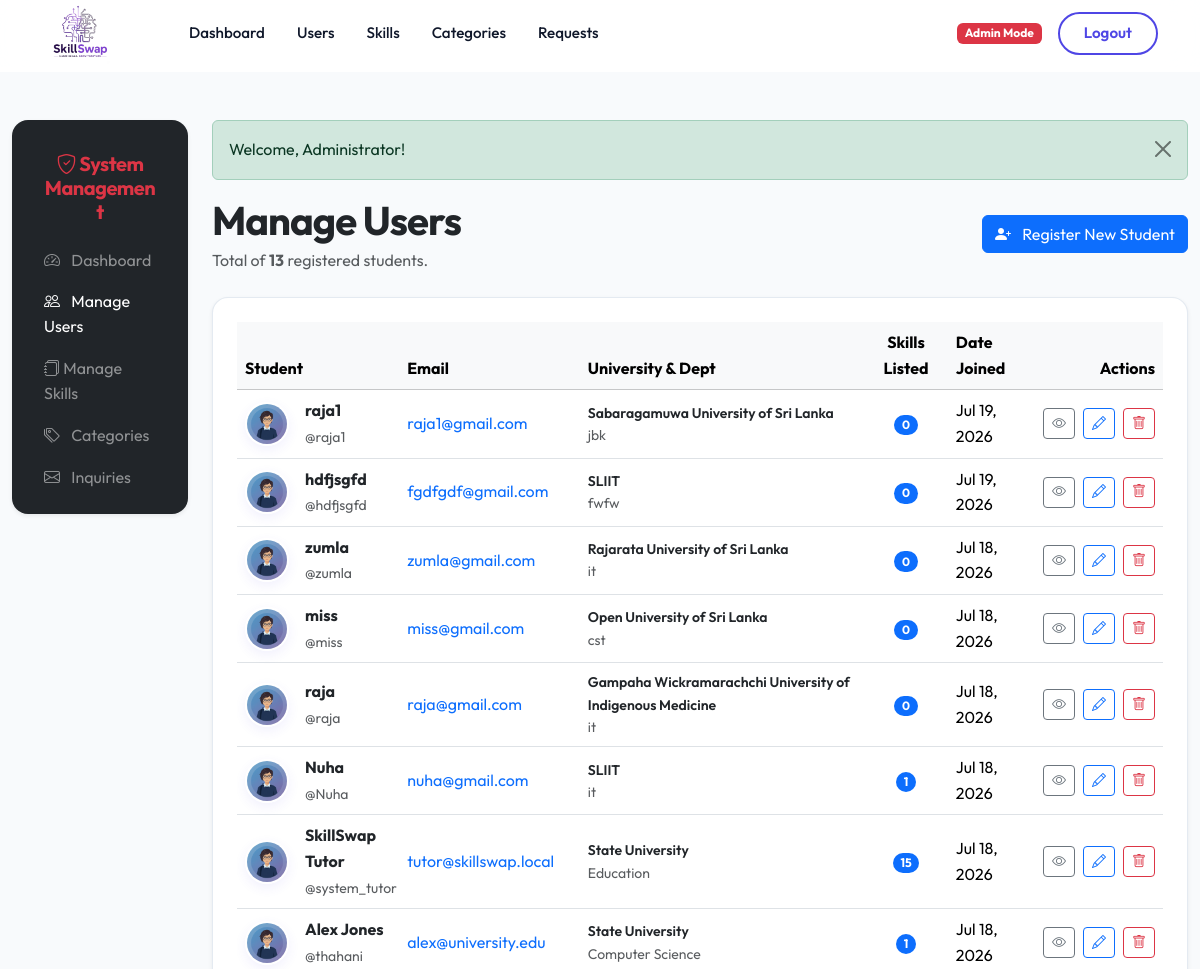
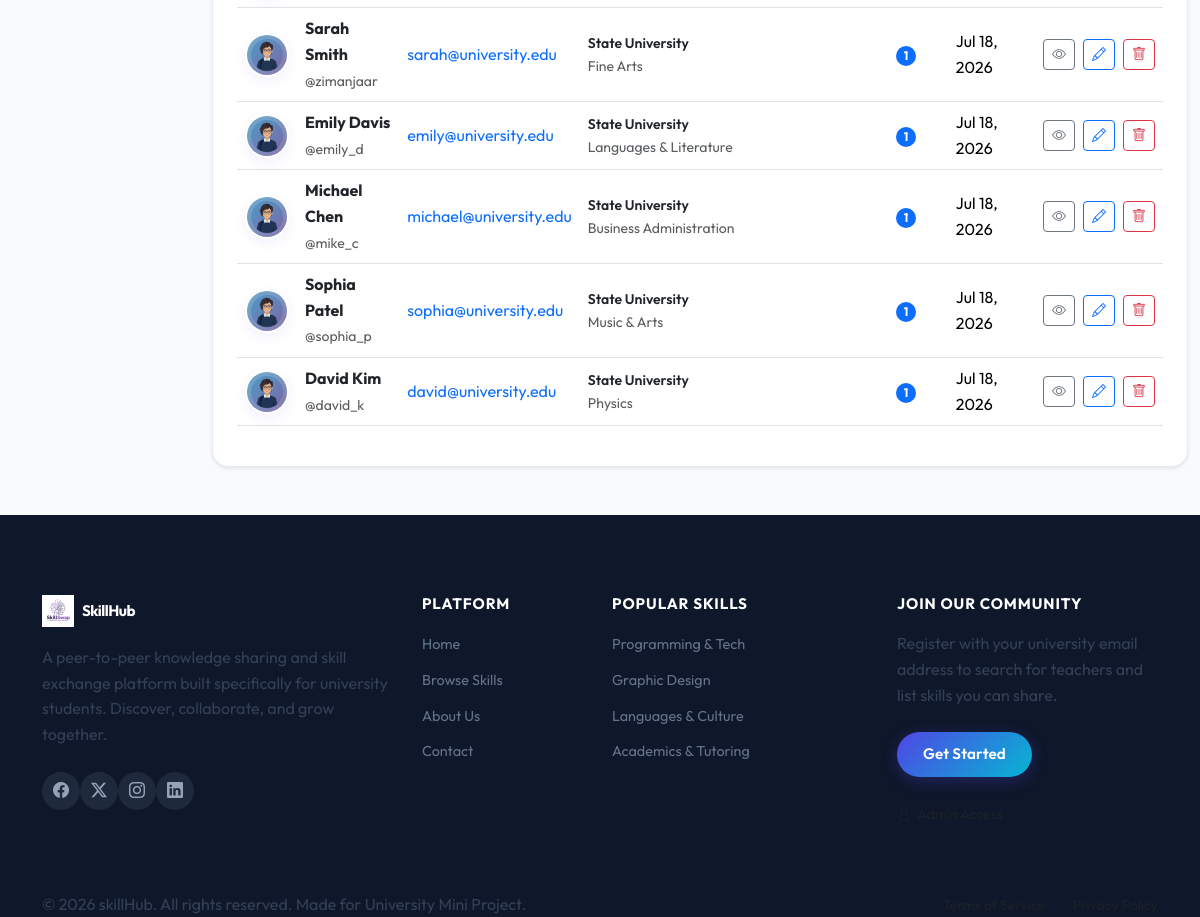
Page /admin/users.php (signed in) on the committed database (2 pictures, top to bottom).
### tables this page shows
CREATE TABLE `users` (
  `id` int(11) NOT NULL,
  `username` varchar(50) NOT NULL,
  `email` varchar(100) NOT NULL,
  `password` varchar(255) NOT NULL,
  `name` varchar(100) NOT NULL,
  `university` varchar(150) DEFAULT NULL,
  `department` varchar(150) DEFAULT NULL,
  `bio` text DEFAULT NULL,
  `skills_teach` text DEFAULT NULL,
  `skills_learn` text DEFAULT NULL,
  `profile_photo` varchar(255) DEFAULT 'default-profile.png',
  `created_at` timestamp NOT NULL DEFAULT current_timestamp()
);

### admin/users.php (the view, shortened to what this page needs)
<?php
require_once '../includes/db.php';
require_once '../includes/auth.php';
$users = [];
try {
    $users = $pdo->query("SELECT u.*,
                                 (SELECT COUNT(*) FROM skills WHERE user_id = u.id) as skill_count
                          FROM users u
                          ORDER BY u.created_at DESC")->fetchAll();
} catch (PDOException $e) {
}
require_once '../includes/header.php';
require_once '../includes/navbar.php';
?>
<div class="container-fluid my-5">
    <div class="row">
        <div class="col-lg-2 mb-4">
            <div class="card card-premium p-3 bg-dark text-white border-0 shadow-sm">
                <div class="card-header bg-transparent border-0 text-center py-3">
                    <h5 class="fw-bold mb-0 text-danger"><i class="bi bi-shield-check"></i> System Management</h5>
                </div>
                <div class="list-group list-group-flush bg-transparent">
                    <a href="dashboard.php" class="list-group-item list-group-item-action bg-transparent text-white-50 border-0 py-2"><i class="bi bi-speedometer2 me-2"></i> Dashboard</a>
                    <a href="users.php" class="list-group-item list-group-item-action bg-transparent text-white border-0 py-2 active"><i class="bi bi-people me-2"></i> Manage Users</a>
                    <a href="skills.php" class="list-group-item list-group-item-action bg-transparent text-white-50 border-0 py-2"><i class="bi bi-journals"></i> Manage Skills</a>
                    <a href="categories.php" class="list-group-item list-group-item-action bg-transparent text-white-50 border-0 py-2"><i class="bi bi-tags me-2"></i> Categories</a>
                    <a href="requests.php" class="list-group-item list-group-item-action bg-transparent text-white-50 border-0 py-2"><i class="bi bi-envelope me-2"></i> Inquiries</a>
                </div>
            </div>
        </div>
        <div class="col-lg-10">
            <div class="d-flex justify-content-between align-items-center mb-4">
                <div>
                    <h1 class="fw-bold text-dark mb-1">Manage Users</h1>
                    <p class="text-muted mb-0">Total of <strong><?php echo count($users); ?></strong> registered students.</p>
                </div>
                <a href="../register.php" class="btn btn-primary">
                    <i class="bi bi-person-plus-fill me-2"></i> Register New Student
                </a>
            </div>
            <div class="card card-premium bg-white shadow-sm p-4">
                <?php if (empty($users)): ?>
                    <div class="text-center py-5">
                        <div class="fs-1 text-muted"><i class="bi bi-people"></i></div>
                        <p class="text-muted mt-3">No student records exist in the database yet.</p>
                    </div>
                <?php else: ?>
                    <div class="table-responsive">
                        <table class="table table-hover align-middle">
                            <thead class="table-light">
                                <tr>
                                    <th>Student</th>
                                    <th>Email</th>
                                    <th>University & Dept</th>
                                    <th class="text-center">Skills Listed</th>
                                    <th>Date Joined</th>
                                    <th class="text-end">Actions</th>
                                </tr>
                            </thead>
                            <tbody>
                                <?php foreach ($users as $u): ?>
                                    <tr>
                                        <td>
                                            <div class="d-flex align-items-center gap-3">
                                                <img src="../assets/uploads/<?php echo htmlspecialchars($u['profile_photo'] ? $u['profile_photo'] : 'default-profile.png'); ?>" alt="Avatar" class="avatar-card">
                                                <div>
                                                    <div class="fw-bold text-dark"><?php echo htmlspecialchars($u['name']); ?></div>
                                                    <small class="text-muted">@<?php echo htmlspecialchars($u['username']); ?></small>
                                                </div>
                                            </div>
                                        </td>
                                        <td>
                                            <a href="mailto:<?php echo htmlspecialchars($u['email']); ?>" class="text-decoration-none"><?php echo htmlspecialchars($u['email']); ?></a>
                                        </td>
                                        <td>
                                            <div class="text-dark small fw-semibold"><?php echo htmlspecialchars($u['university']); ?></div>
                                            <div class="text-muted small"><?php echo htmlspecialchars($u['department']); ?></div>
                                        </td>
                                        <td class="text-center">
                                            <span class="badge bg-primary rounded-pill"><?php echo $u['skill_count']; ?></span>
                                        </td>
                                        <td><?php echo date("M d, Y", strtotime($u['created_at'])); ?></td>
                                        <td class="text-end">
                                            <div class="d-flex gap-2 justify-content-end">
                                                <a href="../profile.php?id=<?php echo $u['id']; ?>" class="btn btn-sm btn-outline-secondary" target="_blank" title="View Profile"><i class="bi bi-eye"></i></a>
                                                <a href="edit_user.php?id=<?php echo $u['id']; ?>" class="btn btn-sm btn-outline-primary" title="Edit User"><i class="bi bi-pencil"></i></a>
                                                <form action="users.php" method="POST" class="d-inline">
                                                    <button type="submit" class="btn btn-sm btn-outline-danger btn-confirm-delete" data-confirm-message="Are you sure you want to delete this student account? This will cascade delete all their skills and swap requests!" title="Delete User"><i class="bi bi-trash"></i></button>
                                                </form>
                                            </div>
                                        </td>
                                    </tr>
                                <?php endforeach; ?>
                            </tbody>
                        </table>
                    </div>
                <?php endif; ?>
            </div>
        </div>
    </div>
</div>
<?php require_once '../includes/footer.php'; ?>

### assets/css/style.css (style rules this page uses)
:root { --primary: #4f46e5; --primary-dark: #3730a3; --primary-glow: rgba(79, 70, 229, 0.18); --secondary: #6271a4; --accent: #06b6d4; --success: #22c55e; --warning: #f59e0b; --text-dark: #0f172a; --text-body: #334155; --text-muted: #64748b; --text-light: #94a3b8; --bg-light: #f8fafc; --bg-white: #ffffff; --border-color: rgba(226, 232, 240, 0.9); --glass-bg: rgba(255, 255, 255, 0.88); --glass-border: rgba(255, 255, 255, 0.45); --gradient-primary: linear-gradient(135deg, #4f46e5 0%, #06b6d4 100%); --gradient-secondary: linear-gradient(135deg, #0284c7 0%, #4f46e5 100%); --gradient-soft: linear-gradient(135deg, rgba(79, 70, 229, 0.05) 0%, rgba(6, 182, 212, 0.05) 100%); --gradient-hero: linear-gradient(145deg, #eef2ff 0%, #f0fdff 50%, #e0f2fe 100%); --gradient-cta: linear-gradient(135deg, #1e3a8a 0%, #4f46e5 50%, #0284c7 100%); --shadow-xs: 0 1px 3px rgba(0, 0, 0, 0.05); --shadow-sm: 0 4px 12px rgba(79, 70, 229, 0.08); --shadow-md: 0 10px 28px rgba(79, 70, 229, 0.14); --shadow-lg: 0 20px 48px rgba(79, 70, 229, 0.18); --radius-sm: 10px; --radius-md: 16px; --radius-lg: 24px; --radius-xl: 32px; --navbar-h: 72px; --transition: 0.3s cubic-bezier(0.16, 1, 0.3, 1); }
*, *::before, *::after { box-sizing: border-box; margin: 0; padding: 0; }
html { scroll-behavior: smooth; }
body { font-family: 'Outfit', sans-serif; background-color: var(--bg-light); color: var(--text-body); min-height: 100vh; display: flex; flex-direction: column; overflow-x: hidden; line-height: 1.6; padding-top: var(--navbar-h); }
h1, h2, h3, h4, h5, h6 { font-weight: 700; letter-spacing: -0.025em; color: var(--text-dark); line-height: 1.2; }
p { color: var(--text-body); }
img { max-width: 100%; }
a { text-decoration: none; }
.card-premium { background: white; border: 1px solid var(--border-color); border-radius: var(--radius-md); box-shadow: var(--shadow-xs); transition: all var(--transition); overflow: hidden; }
.avatar-card { width: 44px; height: 44px; border-radius: 50%; object-fit: cover; border: 2px solid white; box-shadow: var(--shadow-sm); }

### rows in the picture
users: profile_photo (placeholder picture), name "raja1", username "raja1", email "raja1@gmail.com", university "Sabaragamuwa University of Sri Lanka", department "jbk", skill_count "0", created_at "Jul 19, 2026"
users: profile_photo (placeholder picture), name "hdfjsgfd", username "hdfjsgfd", email "fgdfgdf@gmail.com", university "SLIIT", department "fwfw", skill_count "0", created_at "Jul 19, 2026"
users: profile_photo (placeholder picture), name "zumla", username "zumla", email "zumla@gmail.com", university "Rajarata University of Sri Lanka", department "it", skill_count "0", created_at "Jul 18, 2026"
users: profile_photo (placeholder picture), name "miss", username "miss", email "miss@gmail.com", university "Open University of Sri Lanka", department "cst", skill_count "0", created_at "Jul 18, 2026"
users: profile_photo (placeholder picture), name "raja", username "raja", email "raja@gmail.com", university "Gampaha Wickramarachchi University of Indigenous Medicine", department "it", skill_count "0", created_at "Jul 18, 2026"
users: profile_photo (placeholder picture), name "Nuha", username "Nuha", email "nuha@gmail.com", university "SLIIT", department "it", skill_count "1", created_at "Jul 18, 2026"
users: profile_photo (placeholder picture), name "SkillSwap Tutor", username "system_tutor", email "tutor@skillswap.local", university "State University", department "Education", skill_count "15", created_at "Jul 18, 2026"
users: profile_photo (placeholder picture), name "Alex Jones", username "thahani", email "alex@university.edu", university "State University", department "Computer Science", skill_count "1", created_at "Jul 18, 2026"
users: profile_photo (placeholder picture), name "Sarah Smith", username "zimanjaar", email "sarah@university.edu", university "State University", department "Fine Arts", skill_count "1", created_at "Jul 18, 2026"
users: profile_photo (placeholder picture), name "Emily Davis", username "emily_d", email "emily@university.edu", university "State University", department "Languages & Literature", skill_count "1", created_at "Jul 18, 2026"
users: profile_photo (placeholder picture), name "Michael Chen", username "mike_c", email "michael@university.edu", university "State University", department "Business Administration", skill_count "1", created_at "Jul 18, 2026"
users: profile_photo (placeholder picture), name "Sophia Patel", username "sophia_p", email "sophia@university.edu", university "State University", department "Music & Arts", skill_count "1", created_at "Jul 18, 2026"
users: profile_photo (placeholder picture), name "David Kim", username "david_k", email "david@university.edu", university "State University", department "Physics", skill_count "1", created_at "Jul 18, 2026"

### other values in the picture
$msg['text'] "Welcome, Administrator!"
count($users) "13"
